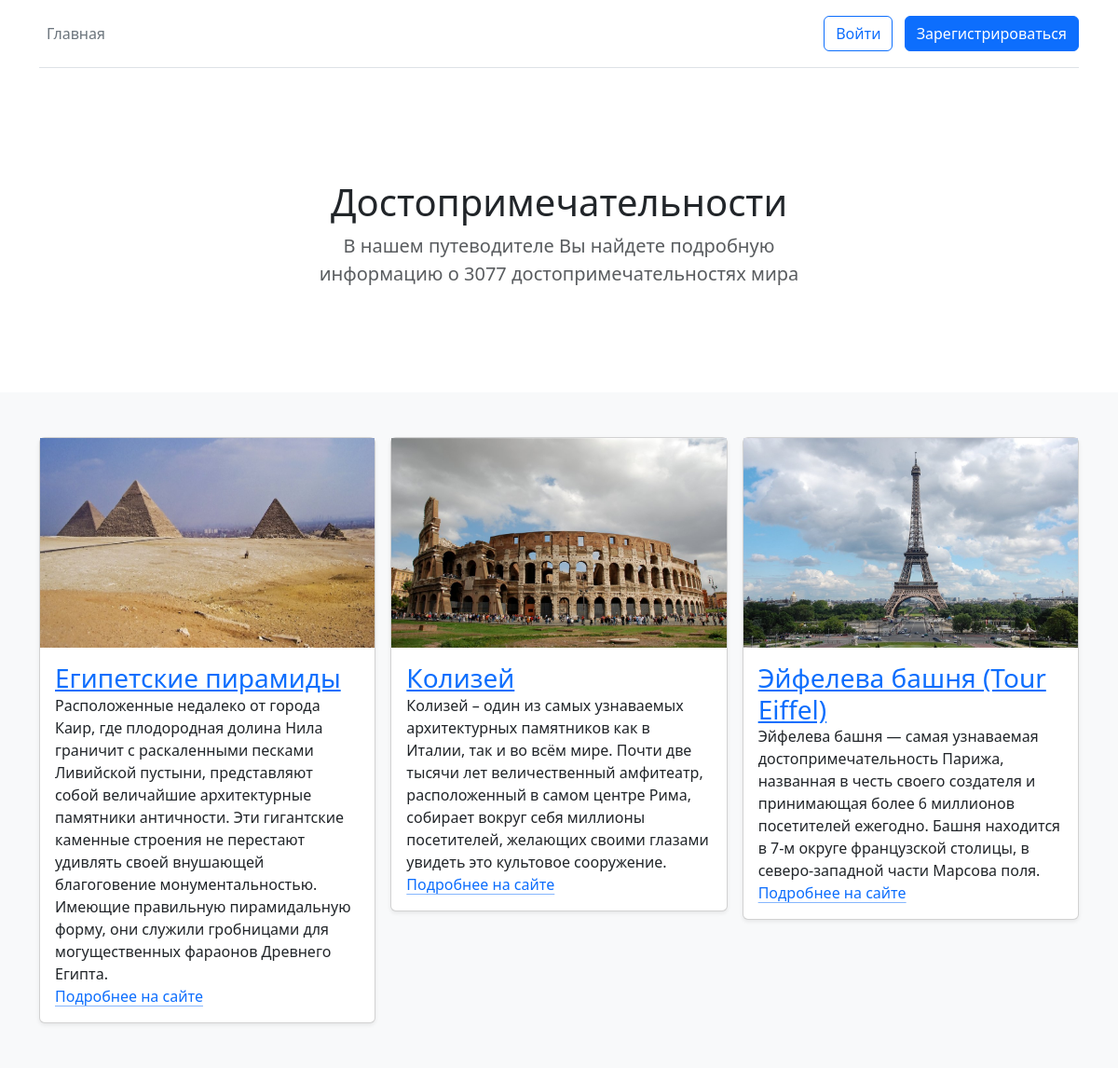
The page / on the database its author committed.
### photos/models.py (models this page shows)
class Photos(models.Model):
    title = models.CharField(max_length=100)
    detail = models.CharField(max_length=400)
    image = models.ImageField(upload_to='photos/images/')
    url = models.URLField(blank=True)

### photos/views.py (the view)
# urls.py: path('', views.index, name="index"),
def index(request):
    projects = Photos.objects.all()
    return render(request, 'photos/index.html',
                  {'projects': projects})

### photos/templates/photos/index.html (shortened to what this page needs)
{%extends 'photos/base.html'%}
{%block content%}
<main>
  <section class="py-5 text-center container">
    <div class="row py-lg-5">
      <div class="col-lg-6 col-md-8 mx-auto">
        <h1 class="fw-light"><font style="vertical-align: inherit;"><font style="vertical-align: inherit;">Достопримечательности</font></font></h1>
        <p class="lead text-body-secondary"><font style="vertical-align: inherit;"><font style="vertical-align: inherit;">В нашем путеводителе Вы найдете подробную информацию о 3077 достопримечательностях мира</font></font></p>
      </div>
    </div>
  </section>
</main>
<div class="album py-5 bg-body-tertiary">
    <div class="container">
       <div class="row row-cols-1 row-cols-sm-2 row-cols-md-3 g-3">
{%for project in projects%}
<div class="col">
<div class="card shadow-sm">
    <div class="bd-placeholder-img card-img-top"><img src="{{project.image.url}}" alt="" width="100%" height="225"></div>
    <div class="card-body">
          <h3 class="mb-0"><font style="vertical-align: inherit;"><font style="vertical-align: inherit;"><a href="{{project.url}}" target="_blank">{{project.title}}</a></font></font></h3>
            <p class="card-text mb-auto"><font style="vertical-align: inherit;"><font style="vertical-align: inherit;">{{project.detail}}</font></font></p>
            <a href="#" class="icon-link gap-1 icon-link-hover stretched-link"><font style="vertical-align: inherit;"><font style="vertical-align: inherit;">
                Подробнее на сайте</font></font><svg class="bi"><use xlink:href="#chevron-right"></use></svg></a>
    </div>
</div>
</div>
    {%endfor%}
        </div>
    </div>
</div>
{%endblock%}

### photos/templates/photos/base.html (shortened to what this page needs)
<!DOCTYPE html>
<html lang="en">
<head>
    <link href="https://cdn.jsdelivr.net/npm/bootstrap@5.3.2/dist/css/bootstrap.min.css" rel="stylesheet">
    <link rel="stylesheet" href="https://cdn.jsdelivr.net/npm/@docsearch/css@3">
</head>
<body>
<div class="container">
    <header class="d-flex flex-wrap align-items-center justify-content-center justify-content-md-between py-3 mb-4 border-bottom">
      <ul class="nav col-12 col-md-auto mb-2 justify-content-center mb-md-0">
        <li><a href="/" class="nav-link px-2 link-secondary">Главная</a></li>
      </ul>
    {%if user.is_authenticated%}
        <div class="col-md-3 text-end">
            <form action="{%url 'logoutuser'%}" method="post">
                {%csrf_token%}
                <button type="button" class="btn btn-primary">
                    Выйти
                </button>
                <button type="button" class="btn btn-outline-primary me-2">
            Пользователь: {{user.username}}
            </button>
            </form>
        </div>
    {%else%}
        <div class="col-md-3 text-end">
        <button type="button" class="btn btn-outline-primary me-2">
            <a href="{%url 'loginuser'%}" class="nav-link">Войти</a>
        </button>
        <button type="button" class="btn btn-primary">
            <a href="{%url 'signupuser'%}" class="nav-link">Зарегистрироваться</a>
        </button>
      </div>
    {%endif%}
    </header>
  </div>
  {%block content%}
  {%endblock%}
</body>
</html>

### rows shown on the page
Photos: image (picture), title "Египетские пирамиды", detail "Расположенные недалеко от города Каир, где плодородная долина Нила граничит с раскаленными песками Ливийской пустыни, представляют собой величайшие архитектурные памятники античности. Эти гигантские каменные строения не перестают удивлять своей внушающей благоговение монументальностью. Имеющие правильную пирамидальную форму, они служили гробницами для могущественных фараонов Древнего Египта."
Photos: image (picture), title "Колизей", detail "Колизей – один из самых узнаваемых архитектурных памятников как в Италии, так и во всём мире. Почти две тысячи лет величественный амфитеатр, расположенный в самом центре Рима, собирает вокруг себя миллионы посетителей, желающих своими глазами увидеть это культовое сооружение."
Photos: image (picture), title "Эйфелева башня (Tour Eiffel)", detail "Эйфелева башня — самая узнаваемая достопримечательность Парижа, названная в честь своего создателя и принимающая более 6 миллионов посетителей ежегодно. Башня находится в 7-м округе французской столицы, в северо-западной части Марсова поля."
